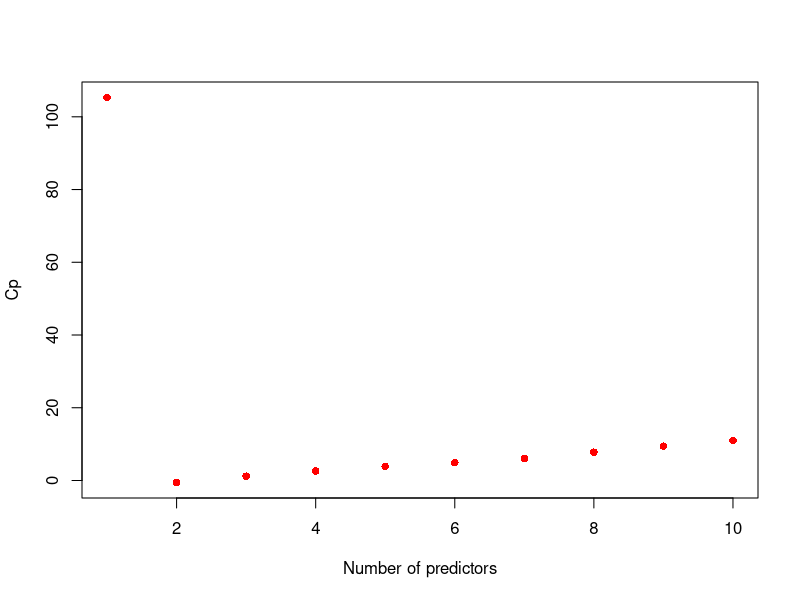
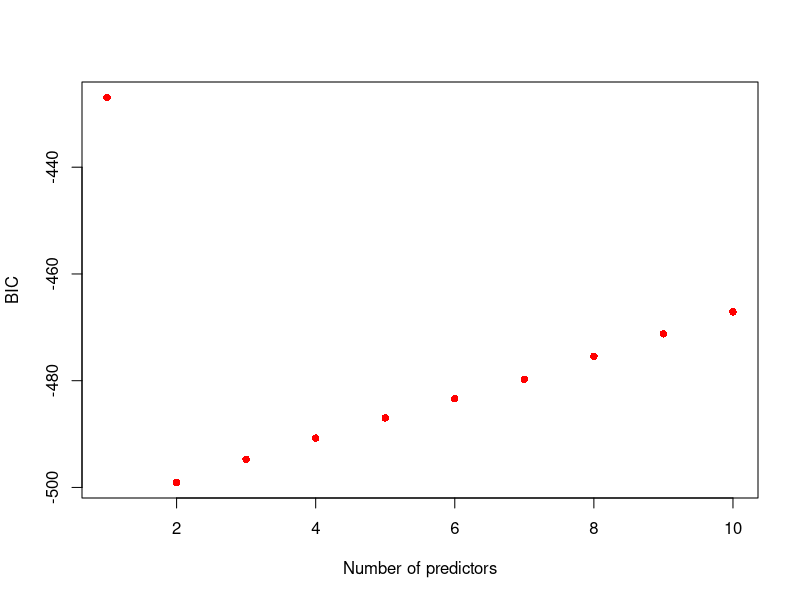
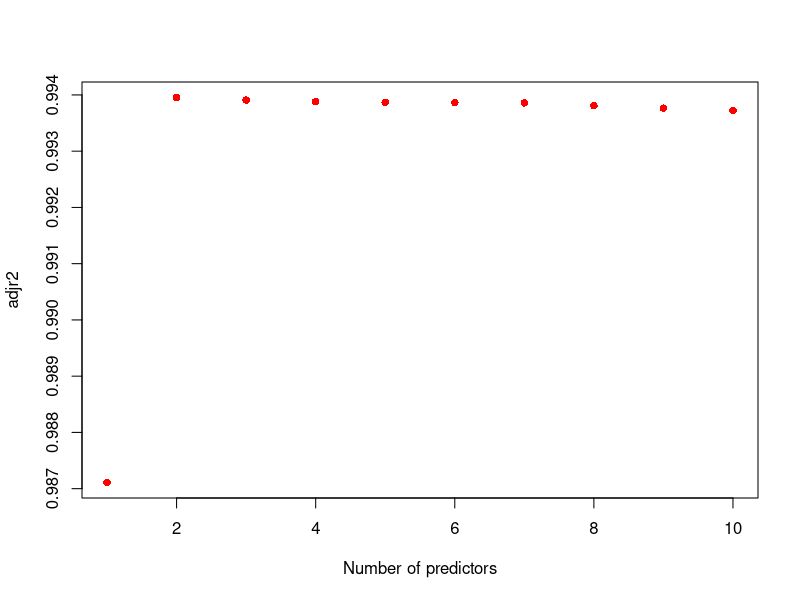
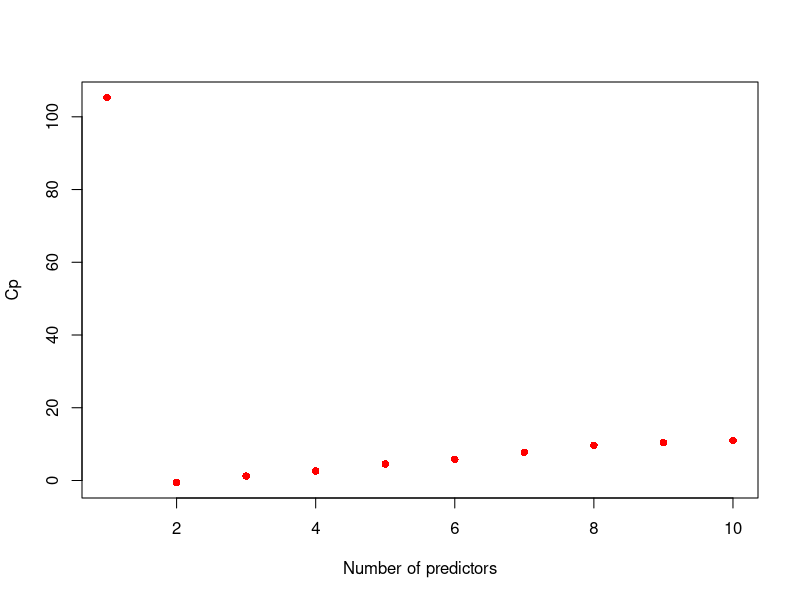
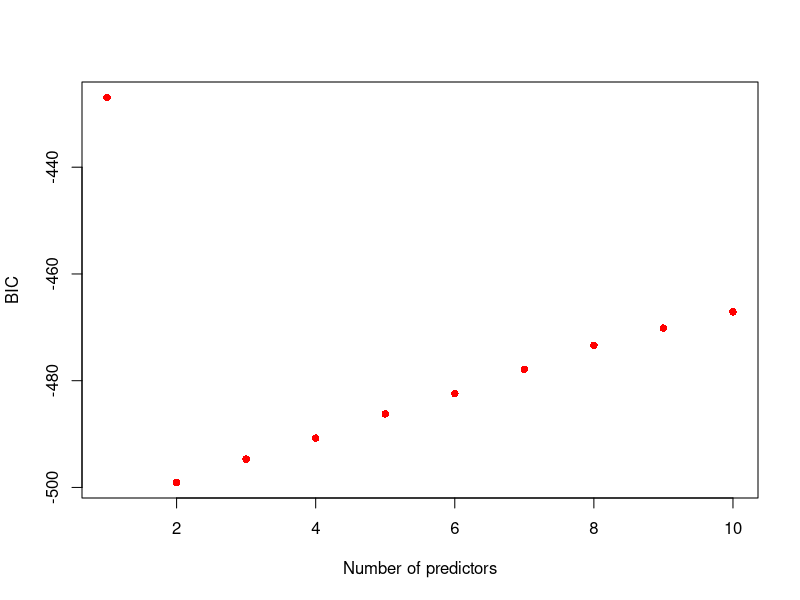
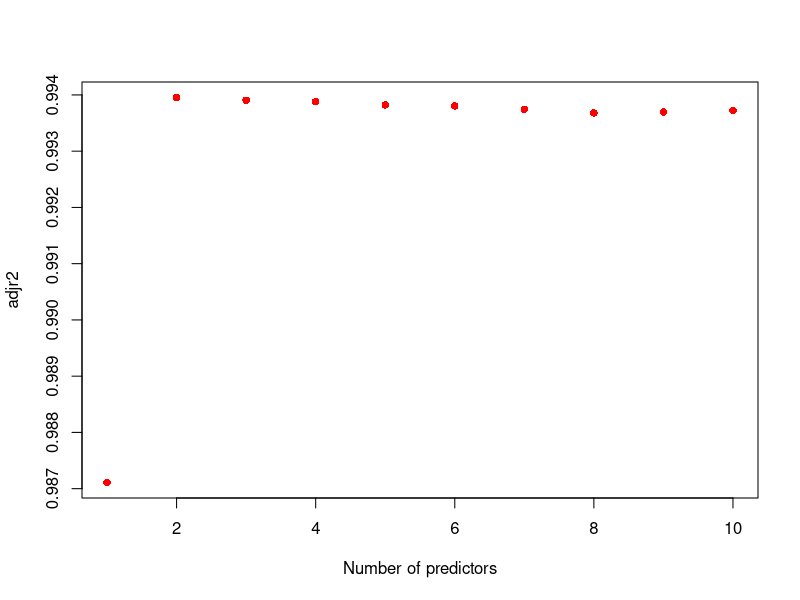
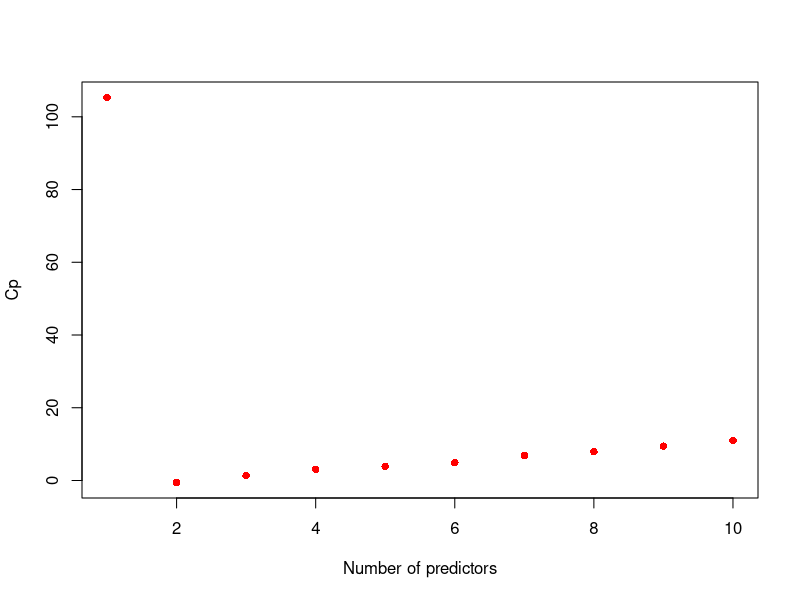
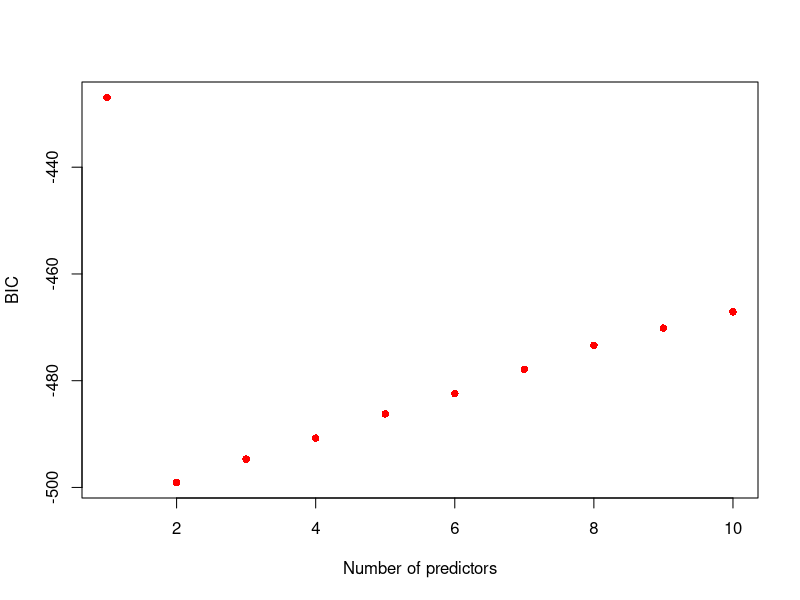

Generate these figures, in order, with R:
## ---- chunk 1
knitr::opts_chunk$set(echo = TRUE)
## ---- chunk 2
rm(list=ls())
## ---- chunk 3
# setwd(dir)
# getwd() # check that working directory
## ---- chunk 4
set.seed(10)
X <- rnorm(100)
epsilon <- rnorm(100)
## ---- chunk 5
B0 <- -2
B1 <- 0.1
B2 <- 1
B3 <- 5
Y <- B0+B1*X+B2*X^2+B3*X^3+epsilon
## ---- chunk 6
library(leaps) # for regsubsets
data <- data.frame(y=Y, x=X)
regsub <- regsubsets(y~poly(x,degree=10,raw=TRUE), data=data, nvmax=10)
reg.sum <- summary(regsub)
names(reg.sum)

# find optimal size by getting min Cp, BIC, adjr2
which.min(reg.sum$cp)       # 2
which.min(reg.sum$bic)      # 2
which.max(reg.sum$adjr2)    # 2

# plot Cp, BIC, adjr2
plot(reg.sum$cp, xlab="Number of predictors", ylab="Cp", col="red", type="p", pch=16) # exhibit 1
plot(reg.sum$bic, xlab="Number of predictors", ylab="BIC", col="red", type="p", pch=16) # exhibit 2
plot(reg.sum$adjr2, xlab="Number of predictors", ylab="adjr2", col="red", type="p", pch=16) # exhibit 3
## ---- chunk 7
coef(regsub, id=2)
 ## (Intercept) poly(x, degree = 10, raw = TRUE)2 poly(x, degree = 10, raw = TRUE)3 
 ## -2.0710776                         0.9642645                         5.0163042 
## ---- chunk 8
regsub.f <- regsubsets(y~poly(x,degree=10,raw=TRUE), data=data, nvmax=10, method="forward")
reg.sum.f <- summary(regsub.f)

which.min(reg.sum.f$cp)       # 2
which.min(reg.sum.f$bic)      # 2
which.max(reg.sum.f$adjr2)    # 2

plot(reg.sum.f$cp, xlab="Number of predictors", ylab="Cp", col="red", type="p", pch=16) # exhibit 4
plot(reg.sum.f$bic, xlab="Number of predictors", ylab="BIC", col="red", type="p", pch=16) # exhibit 5
plot(reg.sum.f$adjr2, xlab="Number of predictors", ylab="adjr2", col="red", type="p", pch=16) # exhibit 6

coef(regsub.f, id=2)
 ## (Intercept) poly(x, degree = 10, raw = TRUE)2 poly(x, degree = 10, raw = TRUE)3 
 ## -2.0710776                         0.9642645                         5.0163042 
## ---- chunk 9
regsub.b <- regsubsets(y~poly(x,degree=10,raw=TRUE), data=data, nvmax=10, method="backward")
reg.sum.b <- summary(regsub.b)

which.min(reg.sum.b$cp)       # 2
which.min(reg.sum.b$bic)      # 2
which.max(reg.sum.b$adjr2)    # 2

plot(reg.sum.b$cp, xlab="Number of predictors", ylab="Cp", col="red", type="p", pch=16) # exhibit 7
plot(reg.sum.f$bic, xlab="Number of predictors", ylab="BIC", col="red", type="p", pch=16) # exhibit 8
plot(reg.sum.f$adjr2, xlab="Number of predictors", ylab="adjr2", col="red", type="p", pch=16) # exhibit 9

coef(regsub.b, id=2)
 ## (Intercept) poly(x, degree = 10, raw = TRUE)2 poly(x, degree = 10, raw = TRUE)3 
 ## -2.0710776                         0.9642645                         5.0163042 
## ---- chunk 10
library(glmnet) # for LASSO
X.lasso <- model.matrix(y~poly(x,degree=10,raw=TRUE), data=data)[,-1]
Y.lasso <- Y
lasso.cv <- cv.glmnet(X.lasso, Y.lasso, alpha=1, nfolds=10)
plot(lasso.cv) # exhibit 10

plot(lasso.cv$lambda) # exhibit 11
lambda.final <- lasso.cv$lambda.min # 0.05631109

beta <- coef(lasso.cv, s=lambda.final)
beta <- as.matrix(beta)
beta

 #                                                1
 #  (Intercept)                        -1.9625901145
 #  poly(x, degree = 10, raw = TRUE)1   0.0056439028
 #  poly(x, degree = 10, raw = TRUE)2   0.7397802716
 #  poly(x, degree = 10, raw = TRUE)3   4.9391488225
 #  poly(x, degree = 10, raw = TRUE)4   0.0361210858
 #  poly(x, degree = 10, raw = TRUE)5   0.0041259611
 #  poly(x, degree = 10, raw = TRUE)6   0.0000000000
 #  poly(x, degree = 10, raw = TRUE)7   0.0000000000
 #  poly(x, degree = 10, raw = TRUE)8   0.0000000000
 #  poly(x, degree = 10, raw = TRUE)9   0.0003331596
 #  poly(x, degree = 10, raw = TRUE)10  0.0000000000
## ---- chunk 11
B7 <- 7
Y.f <- B0 + B7*X^7 + epsilon
data.f <- data.frame(y=Y.f, x=X)
## ---- chunk 12
regsub.partf <- regsubsets(y~poly(x,degree=10,raw=TRUE), data=data.f, nvmax=10)
reg.sum.partf <- summary(regsub.partf)

which.min(reg.sum.partf$cp)       # 1
which.min(reg.sum.partf$bic)      # 1
which.max(reg.sum.partf$adjr2)    # 1

coef(regsub.partf, id=1)
 # (Intercept) poly(x, degree = 10, raw = TRUE)7 
 # -2.095239                          6.999867 
## ---- chunk 13
X.lasso.f <- model.matrix(y~poly(x,degree=10,raw=TRUE), data=data.f)[,-1]
Y.lasso.f <- Y.f
lasso.cv.f <- cv.glmnet(X.lasso.f, Y.lasso.f, alpha=1, nfolds=10)
plot(lasso.cv.f) # exhibit 12

lambda.final.f <- lasso.cv.f$lambda.min # 10.43878

beta <- coef(lasso.cv.f, s=lambda.final.f)
beta <- as.matrix(beta)
beta

 #                                            1
 # (Intercept)                        -2.561234
 # poly(x, degree = 10, raw = TRUE)1   0.000000
 # poly(x, degree = 10, raw = TRUE)2   0.000000
 # poly(x, degree = 10, raw = TRUE)3   0.000000
 # poly(x, degree = 10, raw = TRUE)4   0.000000
 # poly(x, degree = 10, raw = TRUE)5   0.000000
 # poly(x, degree = 10, raw = TRUE)6   0.000000
 # poly(x, degree = 10, raw = TRUE)7   6.775923
 # poly(x, degree = 10, raw = TRUE)8   0.000000
 # poly(x, degree = 10, raw = TRUE)9   0.000000
 # poly(x, degree = 10, raw = TRUE)10  0.000000
